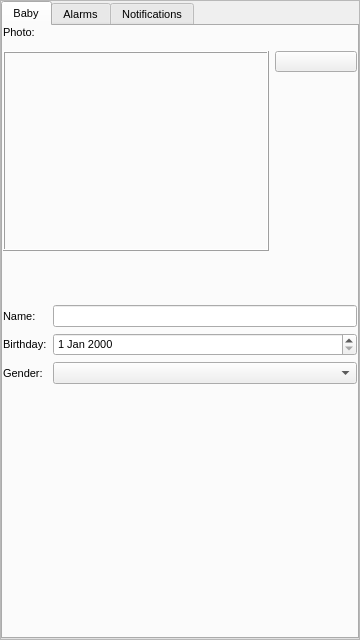
<?xml version="1.0" encoding="UTF-8"?>
<ui version="4.0">
 <class>BabyScreen</class>
 <widget class="QWidget" name="BabyScreen">
  <property name="geometry">
   <rect>
    <x>0</x>
    <y>0</y>
    <width>360</width>
    <height>640</height>
   </rect>
  </property>
  <property name="font">
   <font>
    <pointsize>9</pointsize>
   </font>
  </property>
  <property name="windowTitle">
   <string>Form</string>
  </property>
  <layout class="QVBoxLayout" name="verticalLayout">
   <property name="spacing">
    <number>0</number>
   </property>
   <property name="margin">
    <number>0</number>
   </property>
   <item>
    <widget class="QScrollArea" name="scrollArea">
     <property name="horizontalScrollBarPolicy">
      <enum>Qt::ScrollBarAsNeeded</enum>
     </property>
     <property name="widgetResizable">
      <bool>true</bool>
     </property>
     <widget class="QWidget" name="scrollAreaWidgetContents">
      <property name="geometry">
       <rect>
        <x>0</x>
        <y>0</y>
        <width>356</width>
        <height>636</height>
       </rect>
      </property>
      <layout class="QVBoxLayout" name="verticalLayout_4">
       <property name="spacing">
        <number>0</number>
       </property>
       <property name="margin">
        <number>0</number>
       </property>
       <item>
        <widget class="QTabWidget" name="tabWidget">
         <property name="font">
          <font>
           <pointsize>8</pointsize>
          </font>
         </property>
         <property name="currentIndex">
          <number>0</number>
         </property>
         <widget class="QWidget" name="babyTab">
          <attribute name="title">
           <string>Baby</string>
          </attribute>
          <layout class="QGridLayout" name="gridLayout">
           <property name="margin">
            <number>0</number>
           </property>
           <item row="1" column="0" colspan="2">
            <layout class="QHBoxLayout" name="horizontalLayout">
             <property name="leftMargin">
              <number>0</number>
             </property>
             <property name="topMargin">
              <number>6</number>
             </property>
             <property name="rightMargin">
              <number>0</number>
             </property>
             <property name="bottomMargin">
              <number>5</number>
             </property>
             <item>
              <layout class="QVBoxLayout" name="verticalLayout_5">
               <item>
                <widget class="QLabel" name="photoLabel">
                 <property name="sizePolicy">
                  <sizepolicy hsizetype="Fixed" vsizetype="Fixed">
                   <horstretch>0</horstretch>
                   <verstretch>0</verstretch>
                  </sizepolicy>
                 </property>
                 <property name="minimumSize">
                  <size>
                   <width>266</width>
                   <height>200</height>
                  </size>
                 </property>
                 <property name="maximumSize">
                  <size>
                   <width>266</width>
                   <height>200</height>
                  </size>
                 </property>
                 <property name="frameShape">
                  <enum>QFrame::Box</enum>
                 </property>
                 <property name="frameShadow">
                  <enum>QFrame::Raised</enum>
                 </property>
                 <property name="text">
                  <string/>
                 </property>
                 <property name="pixmap">
                  <pixmap>:/icons/icons/baby_icon.jpg</pixmap>
                 </property>
                 <property name="scaledContents">
                  <bool>true</bool>
                 </property>
                 <property name="alignment">
                  <set>Qt::AlignCenter</set>
                 </property>
                </widget>
               </item>
               <item>
                <spacer name="verticalSpacer_4">
                 <property name="orientation">
                  <enum>Qt::Vertical</enum>
                 </property>
                 <property name="sizeHint" stdset="0">
                  <size>
                   <width>20</width>
                   <height>40</height>
                  </size>
                 </property>
                </spacer>
               </item>
              </layout>
             </item>
             <item>
              <layout class="QVBoxLayout" name="verticalLayout_2">
               <property name="topMargin">
                <number>0</number>
               </property>
               <item>
                <widget class="QPushButton" name="changeFotoButton">
                 <property name="sizePolicy">
                  <sizepolicy hsizetype="Preferred" vsizetype="Preferred">
                   <horstretch>0</horstretch>
                   <verstretch>0</verstretch>
                  </sizepolicy>
                 </property>
                 <property name="maximumSize">
                  <size>
                   <width>16777215</width>
                   <height>50</height>
                  </size>
                 </property>
                 <property name="text">
                  <string/>
                 </property>
                 <property name="icon">
                  <iconset resource="babyfeed.qrc">
                   <normaloff>:/icons/icons/camera-photo.png</normaloff>:/icons/icons/camera-photo.png</iconset>
                 </property>
                 <property name="iconSize">
                  <size>
                   <width>32</width>
                   <height>32</height>
                  </size>
                 </property>
                 <property name="flat">
                  <bool>false</bool>
                 </property>
                </widget>
               </item>
               <item>
                <spacer name="verticalSpacer_3">
                 <property name="orientation">
                  <enum>Qt::Vertical</enum>
                 </property>
                 <property name="sizeHint" stdset="0">
                  <size>
                   <width>20</width>
                   <height>40</height>
                  </size>
                 </property>
                </spacer>
               </item>
              </layout>
             </item>
            </layout>
           </item>
           <item row="2" column="0">
            <widget class="QLabel" name="nameLabel">
             <property name="text">
              <string>Name:</string>
             </property>
            </widget>
           </item>
           <item row="2" column="1">
            <widget class="QLineEdit" name="nameEdit">
             <property name="maxLength">
              <number>12</number>
             </property>
            </widget>
           </item>
           <item row="3" column="0">
            <widget class="QLabel" name="label">
             <property name="text">
              <string>Birthday:</string>
             </property>
            </widget>
           </item>
           <item row="3" column="1">
            <widget class="QDateEdit" name="birthdayEdit">
             <property name="maximumDate">
              <date>
               <year>2100</year>
               <month>12</month>
               <day>31</day>
              </date>
             </property>
             <property name="minimumDate">
              <date>
               <year>2000</year>
               <month>1</month>
               <day>1</day>
              </date>
             </property>
            </widget>
           </item>
           <item row="4" column="0">
            <widget class="QLabel" name="label_2">
             <property name="text">
              <string>Gender:</string>
             </property>
            </widget>
           </item>
           <item row="4" column="1">
            <widget class="QComboBox" name="genderBox">
             <property name="frame">
              <bool>true</bool>
             </property>
            </widget>
           </item>
           <item row="5" column="0">
            <spacer name="verticalSpacer">
             <property name="orientation">
              <enum>Qt::Vertical</enum>
             </property>
             <property name="sizeHint" stdset="0">
              <size>
               <width>20</width>
               <height>40</height>
              </size>
             </property>
            </spacer>
           </item>
           <item row="0" column="0">
            <widget class="QLabel" name="label_4">
             <property name="text">
              <string>Photo:</string>
             </property>
            </widget>
           </item>
          </layout>
         </widget>
         <widget class="QWidget" name="alarmsTab">
          <attribute name="title">
           <string>Alarms</string>
          </attribute>
          <layout class="QGridLayout" name="gridLayout_2">
           <property name="margin">
            <number>0</number>
           </property>
           <item row="0" column="0">
            <widget class="QLabel" name="label_3">
             <property name="text">
              <string>Timer alarms active:</string>
             </property>
            </widget>
           </item>
           <item row="1" column="0" colspan="2">
            <widget class="QLabel" name="label_5">
             <property name="text">
              <string>Min. between feeds:</string>
             </property>
            </widget>
           </item>
           <item row="1" column="3">
            <spacer name="horizontalSpacer">
             <property name="orientation">
              <enum>Qt::Horizontal</enum>
             </property>
             <property name="sizeHint" stdset="0">
              <size>
               <width>158</width>
               <height>20</height>
              </size>
             </property>
            </spacer>
           </item>
           <item row="2" column="0" colspan="2">
            <spacer name="verticalSpacer_2">
             <property name="orientation">
              <enum>Qt::Vertical</enum>
             </property>
             <property name="sizeHint" stdset="0">
              <size>
               <width>112</width>
               <height>544</height>
              </size>
             </property>
            </spacer>
           </item>
           <item row="1" column="2">
            <widget class="QSpinBox" name="feedIntervalBox">
             <property name="maximum">
              <number>999</number>
             </property>
            </widget>
           </item>
           <item row="0" column="2">
            <widget class="QCheckBox" name="alarmsCheckBox">
             <property name="font">
              <font>
               <pointsize>16</pointsize>
              </font>
             </property>
             <property name="text">
              <string/>
             </property>
             <property name="iconSize">
              <size>
               <width>32</width>
               <height>32</height>
              </size>
             </property>
            </widget>
           </item>
          </layout>
         </widget>
         <widget class="QWidget" name="notificationsTab">
          <attribute name="title">
           <string>Notifications</string>
          </attribute>
          <layout class="QVBoxLayout" name="verticalLayout_3">
           <property name="spacing">
            <number>0</number>
           </property>
           <property name="margin">
            <number>0</number>
           </property>
           <item>
            <widget class="QListView" name="contactsListView">
             <property name="horizontalScrollBarPolicy">
              <enum>Qt::ScrollBarAlwaysOff</enum>
             </property>
             <property name="selectionMode">
              <enum>QAbstractItemView::NoSelection</enum>
             </property>
             <property name="verticalScrollMode">
              <enum>QAbstractItemView::ScrollPerPixel</enum>
             </property>
             <property name="uniformItemSizes">
              <bool>true</bool>
             </property>
            </widget>
           </item>
          </layout>
         </widget>
        </widget>
       </item>
      </layout>
     </widget>
    </widget>
   </item>
  </layout>
 </widget>
 <resources>
  <include location="babyfeed.qrc"/>
 </resources>
 <connections/>
</ui>
